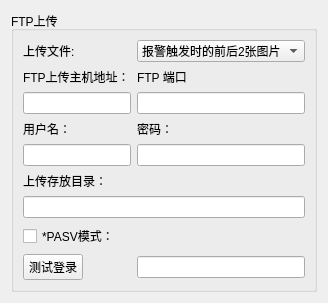
        <widget class="QWidget" name="page_4">
         <layout class="QHBoxLayout" name="horizontalLayout_4">
          <item>
           <widget class="QGroupBox" name="groupBox_8">
            <property name="title">
             <string>FTP上传</string>
            </property>
            <layout class="QGridLayout" name="gridLayout_7">
             <item row="4" column="0">
              <widget class="QLineEdit" name="ledt_ftpuser"/>
             </item>
             <item row="2" column="1">
              <widget class="QLineEdit" name="ledt_ftpport"/>
             </item>
             <item row="7" column="0">
              <widget class="QCheckBox" name="chbox_pasvmode">
               <property name="text">
                <string>*PASV模式：</string>
               </property>
              </widget>
             </item>
             <item row="3" column="0">
              <widget class="QLabel" name="label_16">
               <property name="text">
                <string>用户名：</string>
               </property>
              </widget>
             </item>
             <item row="8" column="0">
              <widget class="QPushButton" name="btn_ftptest">
               <property name="maximumSize">
                <size>
                 <width>60</width>
                 <height>16777215</height>
                </size>
               </property>
               <property name="text">
                <string>测试登录</string>
               </property>
              </widget>
             </item>
             <item row="4" column="1">
              <widget class="QLineEdit" name="ledt_ftppasswd"/>
             </item>
             <item row="5" column="0">
              <widget class="QLabel" name="label_18">
               <property name="text">
                <string>上传存放目录：</string>
               </property>
              </widget>
             </item>
             <item row="0" column="0">
              <widget class="QLabel" name="label_13">
               <property name="text">
                <string>上传文件:</string>
               </property>
              </widget>
             </item>
             <item row="3" column="1">
              <widget class="QLabel" name="label_17">
               <property name="text">
                <string>密码：</string>
               </property>
              </widget>
             </item>
             <item row="6" column="0" colspan="2">
              <widget class="QLineEdit" name="ledt_ftphomeDir"/>
             </item>
             <item row="2" column="0">
              <widget class="QLineEdit" name="ledt_ftphost"/>
             </item>
             <item row="1" column="0">
              <widget class="QLabel" name="label_14">
               <property name="text">
                <string>FTP上传主机地址：</string>
               </property>
              </widget>
             </item>
             <item row="0" column="1">
              <widget class="QComboBox" name="cbbox_ftpuploadtype">
               <item>
                <property name="text">
                 <string>报警触发时的前后2张图片</string>
                </property>
               </item>
               <item>
                <property name="text">
                 <string>所有报警图片</string>
                </property>
               </item>
               <item>
                <property name="text">
                 <string>报警录像</string>
                </property>
               </item>
               <item>
                <property name="text">
                 <string>所有报警图片和录像</string>
                </property>
               </item>
              </widget>
             </item>
             <item row="1" column="1">
              <widget class="QLabel" name="label_15">
               <property name="text">
                <string>FTP 端口</string>
               </property>
              </widget>
             </item>
             <item row="8" column="1">
              <widget class="QLineEdit" name="ledt_ftpecho">
               <property name="minimumSize">
                <size>
                 <width>0</width>
                 <height>0</height>
                </size>
               </property>
               <property name="maximumSize">
                <size>
                 <width>16777215</width>
                 <height>16777215</height>
                </size>
               </property>
              </widget>
             </item>
            </layout>
           </widget>
          </item>
         </layout>
        </widget>
